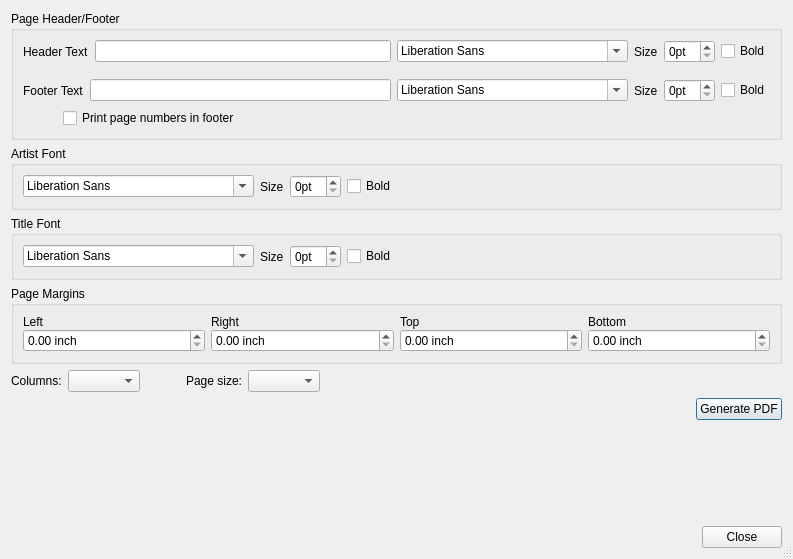
<?xml version="1.0" encoding="UTF-8"?>
<ui version="4.0">
 <class>DlgBookCreator</class>
 <widget class="QDialog" name="DlgBookCreator">
  <property name="geometry">
   <rect>
    <x>0</x>
    <y>0</y>
    <width>793</width>
    <height>559</height>
   </rect>
  </property>
  <property name="windowTitle">
   <string>Songbook Creator</string>
  </property>
  <property name="sizeGripEnabled">
   <bool>true</bool>
  </property>
  <layout class="QVBoxLayout" name="verticalLayout_3">
   <item>
    <widget class="QGroupBox" name="groupBox_4">
     <property name="sizePolicy">
      <sizepolicy hsizetype="Preferred" vsizetype="Expanding">
       <horstretch>0</horstretch>
       <verstretch>0</verstretch>
      </sizepolicy>
     </property>
     <property name="title">
      <string>Page Header/Footer</string>
     </property>
     <layout class="QVBoxLayout" name="verticalLayout_4">
      <item>
       <layout class="QHBoxLayout" name="horizontalLayout_6">
        <property name="topMargin">
         <number>0</number>
        </property>
        <item>
         <widget class="QLabel" name="label_9">
          <property name="text">
           <string>Header Text</string>
          </property>
         </widget>
        </item>
        <item>
         <widget class="QLineEdit" name="lineEditHeaderText"/>
        </item>
        <item>
         <widget class="QFontComboBox" name="fontCbxHeader"/>
        </item>
        <item>
         <widget class="QLabel" name="label_10">
          <property name="text">
           <string>Size</string>
          </property>
         </widget>
        </item>
        <item>
         <widget class="QSpinBox" name="spinBoxSizeHeader">
          <property name="suffix">
           <string>pt</string>
          </property>
         </widget>
        </item>
        <item>
         <widget class="QCheckBox" name="checkBoxBoldHeader">
          <property name="text">
           <string>Bold</string>
          </property>
         </widget>
        </item>
       </layout>
      </item>
      <item>
       <layout class="QHBoxLayout" name="horizontalLayout_7">
        <property name="topMargin">
         <number>10</number>
        </property>
        <item>
         <widget class="QLabel" name="label_11">
          <property name="text">
           <string>Footer Text</string>
          </property>
         </widget>
        </item>
        <item>
         <widget class="QLineEdit" name="lineEditFooterText"/>
        </item>
        <item>
         <widget class="QFontComboBox" name="fontCbxFooter"/>
        </item>
        <item>
         <widget class="QLabel" name="label_12">
          <property name="text">
           <string>Size</string>
          </property>
         </widget>
        </item>
        <item>
         <widget class="QSpinBox" name="spinBoxSizeFooter">
          <property name="suffix">
           <string>pt</string>
          </property>
         </widget>
        </item>
        <item>
         <widget class="QCheckBox" name="checkBoxBoldFooter">
          <property name="text">
           <string>Bold</string>
          </property>
         </widget>
        </item>
       </layout>
      </item>
      <item>
       <layout class="QHBoxLayout" name="horizontalLayout_8">
        <property name="topMargin">
         <number>0</number>
        </property>
        <item>
         <spacer name="horizontalSpacer_7">
          <property name="orientation">
           <enum>Qt::Orientation::Horizontal</enum>
          </property>
          <property name="sizeType">
           <enum>QSizePolicy::Policy::Fixed</enum>
          </property>
          <property name="sizeHint" stdset="0">
           <size>
            <width>40</width>
            <height>20</height>
           </size>
          </property>
         </spacer>
        </item>
        <item>
         <widget class="QCheckBox" name="cbxPageNumbering">
          <property name="text">
           <string>Print page numbers in footer</string>
          </property>
         </widget>
        </item>
        <item>
         <spacer name="horizontalSpacer_6">
          <property name="orientation">
           <enum>Qt::Orientation::Horizontal</enum>
          </property>
          <property name="sizeHint" stdset="0">
           <size>
            <width>40</width>
            <height>20</height>
           </size>
          </property>
         </spacer>
        </item>
       </layout>
      </item>
     </layout>
    </widget>
   </item>
   <item>
    <widget class="QGroupBox" name="groupBox">
     <property name="title">
      <string>Artist Font</string>
     </property>
     <layout class="QVBoxLayout" name="verticalLayout">
      <item>
       <layout class="QHBoxLayout" name="horizontalLayout">
        <item>
         <widget class="QFontComboBox" name="fontCbxArtist"/>
        </item>
        <item>
         <widget class="QLabel" name="label">
          <property name="text">
           <string>Size</string>
          </property>
         </widget>
        </item>
        <item>
         <widget class="QSpinBox" name="spinBoxSizeArtist">
          <property name="suffix">
           <string>pt</string>
          </property>
         </widget>
        </item>
        <item>
         <widget class="QCheckBox" name="checkBoxBoldArtist">
          <property name="text">
           <string>Bold</string>
          </property>
         </widget>
        </item>
        <item>
         <spacer name="horizontalSpacer">
          <property name="orientation">
           <enum>Qt::Orientation::Horizontal</enum>
          </property>
          <property name="sizeHint" stdset="0">
           <size>
            <width>40</width>
            <height>20</height>
           </size>
          </property>
         </spacer>
        </item>
       </layout>
      </item>
     </layout>
    </widget>
   </item>
   <item>
    <widget class="QGroupBox" name="groupBox_2">
     <property name="title">
      <string>Title Font</string>
     </property>
     <layout class="QVBoxLayout" name="verticalLayout_2">
      <item>
       <layout class="QHBoxLayout" name="horizontalLayout_2">
        <item>
         <widget class="QFontComboBox" name="fontCbxTitle"/>
        </item>
        <item>
         <widget class="QLabel" name="label_2">
          <property name="text">
           <string>Size</string>
          </property>
         </widget>
        </item>
        <item>
         <widget class="QSpinBox" name="spinBoxSizeTitle">
          <property name="suffix">
           <string>pt</string>
          </property>
         </widget>
        </item>
        <item>
         <widget class="QCheckBox" name="checkBoxBoldTitle">
          <property name="text">
           <string>Bold</string>
          </property>
         </widget>
        </item>
        <item>
         <spacer name="horizontalSpacer_2">
          <property name="orientation">
           <enum>Qt::Orientation::Horizontal</enum>
          </property>
          <property name="sizeHint" stdset="0">
           <size>
            <width>40</width>
            <height>20</height>
           </size>
          </property>
         </spacer>
        </item>
       </layout>
      </item>
     </layout>
    </widget>
   </item>
   <item>
    <widget class="QGroupBox" name="groupBox_3">
     <property name="title">
      <string>Page Margins</string>
     </property>
     <layout class="QGridLayout" name="gridLayout_2">
      <property name="verticalSpacing">
       <number>0</number>
      </property>
      <item row="1" column="3">
       <widget class="QDoubleSpinBox" name="doubleSpinBoxBottom">
        <property name="suffix">
         <string> inch</string>
        </property>
        <property name="singleStep">
         <double>0.050000000000000</double>
        </property>
       </widget>
      </item>
      <item row="1" column="0">
       <widget class="QDoubleSpinBox" name="doubleSpinBoxLeft">
        <property name="suffix">
         <string> inch</string>
        </property>
        <property name="singleStep">
         <double>0.050000000000000</double>
        </property>
       </widget>
      </item>
      <item row="1" column="2">
       <widget class="QDoubleSpinBox" name="doubleSpinBoxTop">
        <property name="suffix">
         <string> inch</string>
        </property>
        <property name="singleStep">
         <double>0.050000000000000</double>
        </property>
       </widget>
      </item>
      <item row="1" column="1">
       <widget class="QDoubleSpinBox" name="doubleSpinBoxRight">
        <property name="suffix">
         <string> inch</string>
        </property>
        <property name="singleStep">
         <double>0.050000000000000</double>
        </property>
       </widget>
      </item>
      <item row="0" column="0">
       <widget class="QLabel" name="label_4">
        <property name="text">
         <string>Left</string>
        </property>
       </widget>
      </item>
      <item row="0" column="1">
       <widget class="QLabel" name="label_5">
        <property name="text">
         <string>Right</string>
        </property>
       </widget>
      </item>
      <item row="0" column="2">
       <widget class="QLabel" name="label_6">
        <property name="text">
         <string>Top</string>
        </property>
       </widget>
      </item>
      <item row="0" column="3">
       <widget class="QLabel" name="label_7">
        <property name="text">
         <string>Bottom</string>
        </property>
       </widget>
      </item>
     </layout>
    </widget>
   </item>
   <item>
    <layout class="QHBoxLayout" name="horizontalLayout_3">
     <item>
      <widget class="QLabel" name="label_3">
       <property name="text">
        <string>Columns:</string>
       </property>
      </widget>
     </item>
     <item>
      <widget class="QComboBox" name="cbxColumns"/>
     </item>
     <item>
      <spacer name="horizontalSpacer_5">
       <property name="orientation">
        <enum>Qt::Orientation::Horizontal</enum>
       </property>
       <property name="sizeType">
        <enum>QSizePolicy::Policy::Fixed</enum>
       </property>
       <property name="sizeHint" stdset="0">
        <size>
         <width>40</width>
         <height>20</height>
        </size>
       </property>
      </spacer>
     </item>
     <item>
      <widget class="QLabel" name="label_8">
       <property name="text">
        <string>Page size:</string>
       </property>
      </widget>
     </item>
     <item>
      <widget class="QComboBox" name="cbxPageSize"/>
     </item>
     <item>
      <spacer name="horizontalSpacer_3">
       <property name="orientation">
        <enum>Qt::Orientation::Horizontal</enum>
       </property>
       <property name="sizeHint" stdset="0">
        <size>
         <width>40</width>
         <height>20</height>
        </size>
       </property>
      </spacer>
     </item>
    </layout>
   </item>
   <item>
    <layout class="QHBoxLayout" name="horizontalLayout_4">
     <item>
      <spacer name="horizontalSpacer_4">
       <property name="orientation">
        <enum>Qt::Orientation::Horizontal</enum>
       </property>
       <property name="sizeHint" stdset="0">
        <size>
         <width>40</width>
         <height>20</height>
        </size>
       </property>
      </spacer>
     </item>
     <item>
      <widget class="QPushButton" name="btnGenerate">
       <property name="text">
        <string>Generate PDF</string>
       </property>
      </widget>
     </item>
    </layout>
   </item>
   <item>
    <spacer name="verticalSpacer">
     <property name="orientation">
      <enum>Qt::Orientation::Vertical</enum>
     </property>
     <property name="sizeHint" stdset="0">
      <size>
       <width>20</width>
       <height>14</height>
      </size>
     </property>
    </spacer>
   </item>
   <item>
    <layout class="QHBoxLayout" name="horizontalLayout_5">
     <item>
      <widget class="QDialogButtonBox" name="buttonBox">
       <property name="standardButtons">
        <set>QDialogButtonBox::StandardButton::Close</set>
       </property>
      </widget>
     </item>
    </layout>
   </item>
  </layout>
 </widget>
 <resources/>
 <connections/>
</ui>
